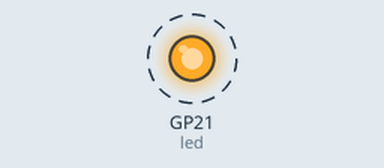
Simulated run of this program. Board: Raspberry Pi Pico running MicroPython. Parts: output pins drawn as LEDs (lit = HIGH). Dashed ring = blinking.

Above: at 0.5 s.
Timing chart, 0 to 4.6 s (numbered marks = the images above):
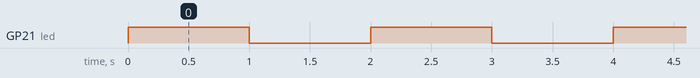

Measured:
- by itself, GP21 (led): alternates HIGH for 1.0 s and LOW for 1.0 s

The program:

ledBlink.py
```python
import machine
import time

# led = machine.Pin('LED', machine.Pin.OUT) #configure LED Pin as an output pin and create and led object for Pin class
led = machine.Pin(21, machine.Pin.OUT)
while True:
#     led.value(True)  #turn on the LED
    led.value(1)
    time.sleep(1)   #wait for one second
    led.value(0)
#     led.value(False)  #turn off the LED
    time.sleep(1)   #wait for one second
```
